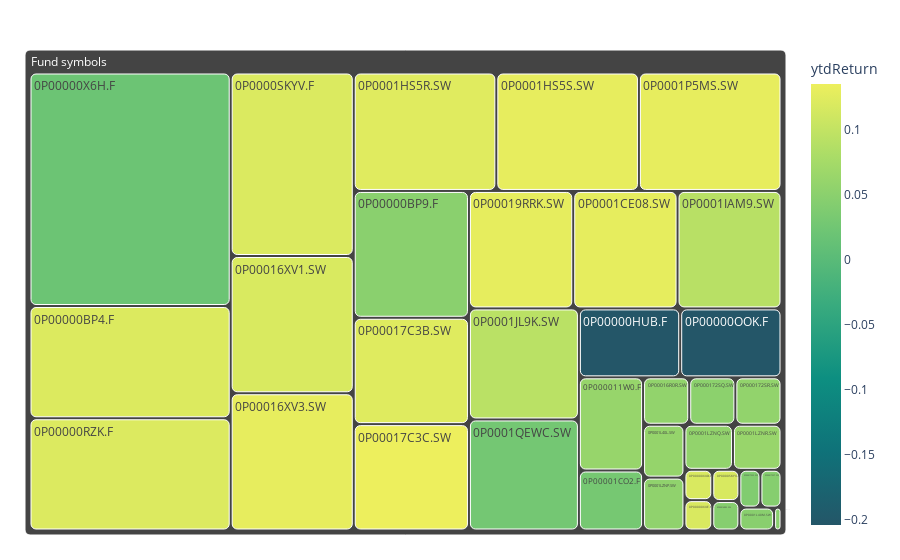

Notebook code for this chart:
### Code cell
white = dict(t=0, l=0, r=0, b=0)

fig = px.treemap(df, path=[px.Constant("Fund symbols"), 'symbol'], values='totalAssets',
                  color='ytdReturn', hover_data=['previousClose', 'longName'],
                  color_continuous_scale='aggrnyl',
                  color_continuous_midpoint=np.average(df['ytdReturn'], weights=df['totalAssets']))
fig.update_layout(margin = dict(t=50, l=25, r=25, b=25))
fig.update_traces(marker=dict(cornerradius=5))
fig.show()

### Figure 1 — Plotly figure (JSON) as saved in the notebook; plotly's stock layout.template omitted (floating-point values rounded to 4 significant figures; data arrays with more than 128 entries replaced by an {"elided": "..."} marker saying what was removed)
{"data": [{"branchvalues": "total", "customdata": {"elided": "47x3 mixed values"}, "domain": {"x": [0, 1], "y": [0, 1]}, "hovertemplate": "labels=%{label}<br>totalAssets=%{value}<br>parent=%{parent}<br>id=%{id}<br>previousClose=%{customdata[0]}<br>longName=%{customdata[1]}<br>ytdReturn=%{color}<extra></extra>", "ids": ["Fund symbols/0P00000BOQ", "Fund symbols/0P00000BOR", "Fund symbols/0P00000BP4.F", "Fund symbols/0P00000BP9.F", "Fund symbols/0P00000HUB.F", "Fund symbols/0P00000KGA", "Fund symbols/0P00000N7R", "Fund symbols/0P00000OOK.F", "Fund symbols/0P00000RZK.F", "Fund symbols/0P00000W61.F", "Fund symbols/0P00000X6H.F", "Fund symbols/0P00000XUD.F", "Fund symbols/0P00000XUE.F", "Fund symbols/0P000011W0.F", "Fund symbols/0P00001CO2.F", "Fund symbols/0P0000SKYU.F", "Fund symbols/0P0000SKYV.F", "Fund symbols/0P0000SKYY", "Fund symbols/0P00016R0R.SW", "Fund symbols/0P00016R0S.SW", "Fund symbols/0P00016XV1.SW", "Fund symbols/0P00016XV3.SW", "Fund symbols/0P000172SQ.SW", "Fund symbols/0P000172SR.SW", "Fund symbols/0P000172SS.SW", "Fund symbols/0P000172ST.SW", "Fund symbols/0P00017C3B.SW", "Fund symbols/0P00017C3C.SW", "Fund symbols/0P00019RRK.SW", "Fund symbols/0P0001CE08.SW", "Fund symbols/0P0001HS5R.SW", "Fund symbols/0P0001HS5S.SW", "Fund symbols/0P0001IAM9.SW", "Fund symbols/0P0001IAMA", "Fund symbols/0P0001IAMB.SW", "Fund symbols/0P0001JGAC.F", "Fund symbols/0P0001JL9K.SW", "Fund symbols/0P0001JL9L.SW", "Fund symbols/0P0001L40L.SW", "Fund symbols/0P0001L40M.SW", "Fund symbols/0P0001LZNP.SW", "Fund symbols/0P0001LZNQ.SW", "Fund symbols/0P0001LZNR.SW", "Fund symbols/0P0001P5MS.SW", "Fund symbols/0P0001QEWC.SW", "Fund symbols/0P0001QEWD", "Fund symbols"], "labels": ["0P00000BOQ", "0P00000BOR", "0P00000BP4.F", "0P00000BP9.F", "0P00000HUB.F", "0P00000KGA", "0P00000N7R", "0P00000OOK.F", "0P00000RZK.F", "0P00000W61.F", "0P00000X6H.F", "0P00000XUD.F", "0P00000XUE.F", "0P000011W0.F", "0P00001CO2.F", "0P0000SKYU.F", "0P0000SKYV.F", "0P0000SKYY", "0P00016R0R.SW", "0P00016R0S.SW", "0P00016XV1.SW", "0P00016XV3.SW", "0P000172SQ.SW", "0P000172SR.SW", "0P000172SS.SW", "0P000172ST.SW", "0P00017C3B.SW", "0P00017C3C.SW", "0P00019RRK.SW", "0P0001CE08.SW", "0P0001HS5R.SW", "0P0001HS5S.SW", "0P0001IAM9.SW", "0P0001IAMA", "0P0001IAMB.SW", "0P0001JGAC.F", "0P0001JL9K.SW", "0P0001JL9L.SW", "0P0001L40L.SW", "0P0001L40M.SW", "0P0001LZNP.SW", "0P0001LZNQ.SW", "0P0001LZNR.SW", "0P0001P5MS.SW", "0P0001QEWC.SW", "0P0001QEWD", "Fund symbols"], "marker": {"coloraxis": "coloraxis", "colors": [null, null, 0.1215, 0.04907, -0.2043, null, null, -0.2038, 0.1214, 0.04836, 0.02019, 0.1187, 0.1189, 0.06204, 0.02982, 0.118, 0.1205, null, 0.05724, 0.04555, 0.1193, 0.1307, 0.05098, 0.0567, 0.04034, 0.04516, 0.1244, 0.1357, 0.13, 0.13, 0.1248, 0.1305, 0.09136, null, null, null, 0.09285, null, 0.05991, 0.04809, 0.05482, 0.05666, 0.06257, 0.1308, 0.02829, null, null], "cornerradius": 5}, "name": "", "parents": ["Fund symbols", "Fund symbols", "Fund symbols", "Fund symbols", "Fund symbols", "Fund symbols", "Fund symbols", "Fund symbols", "Fund symbols", "Fund symbols", "Fund symbols", "Fund symbols", "Fund symbols", "Fund symbols", "Fund symbols", "Fund symbols", "Fund symbols", "Fund symbols", "Fund symbols", "Fund symbols", "Fund symbols", "Fund symbols", "Fund symbols", "Fund symbols", "Fund symbols", "Fund symbols", "Fund symbols", "Fund symbols", "Fund symbols", "Fund symbols", "Fund symbols", "Fund symbols", "Fund symbols", "Fund symbols", "Fund symbols", "Fund symbols", "Fund symbols", "Fund symbols", "Fund symbols", "Fund symbols", "Fund symbols", "Fund symbols", "Fund symbols", "Fund symbols", "Fund symbols", "Fund symbols", ""], "type": "treemap", "values": [0, 0, 414669408, 268227008, 128221728, 0, 0, 128221728, 414669408, 3107777, 862762880, 15527315, 15527315, 109802992, 70705624, 15527315, 414669408, 0, 40153764, 14627946, 310111520, 310111520, 40153764, 40153764, 14627946, 14627946, 224953344, 224953344, 224953344, 224953344, 310111520, 310111520, 224194560, 0, 0, 0, 224194560, 0, 40153764, 14627946, 40153764, 40153764, 40153764, 310111520, 224194560, 0, 6324182694]}], "layout": {"coloraxis": {"cmid": null, "colorbar": {"title": {"text": "ytdReturn"}}, "colorscale": [[0, "rgb(36, 86, 104)"], [0.1667, "rgb(15, 114, 121)"], [0.3333, "rgb(13, 143, 129)"], [0.5, "rgb(57, 171, 126)"], [0.6667, "rgb(110, 197, 116)"], [0.8333, "rgb(169, 220, 103)"], [1, "rgb(237, 239, 93)"]]}, "legend": {"tracegroupgap": 0}, "margin": {"b": 25, "l": 25, "r": 25, "t": 50}}}
